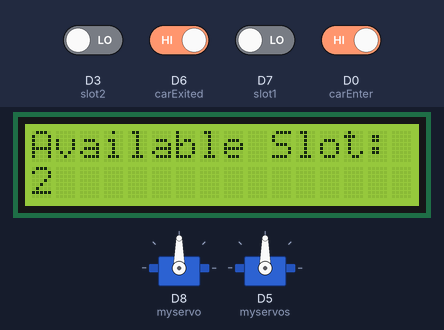
This sketch was run on a simulated ESP8266 (NodeMCU). Shown: 2 × servo, 16×2 character LCD. The test bench sets the inputs (shaded band); at power-on: D0 (carEnter), D6 (carExited) HIGH, D3 (slot2), D7 (slot1) LOW.

Above: at 3.2 s.
7.4 s: D0 (carEnter) driven LOW
At 8.6 s:
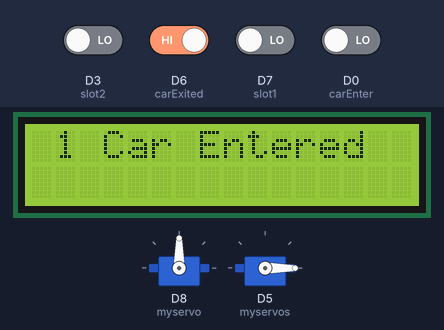
11.9 s: D0 (carEnter) driven HIGH
At 14.0 s:
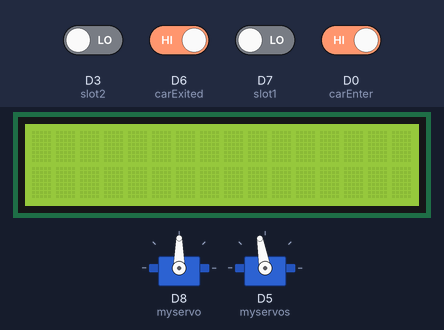
14.9 s: D6 (carExited) driven LOW
At 15.6 s:
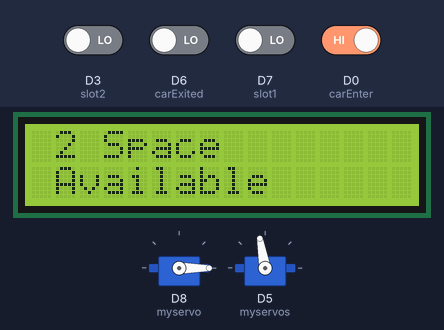
17.9 s: D0 (carEnter) driven LOW
At 22.0 s:
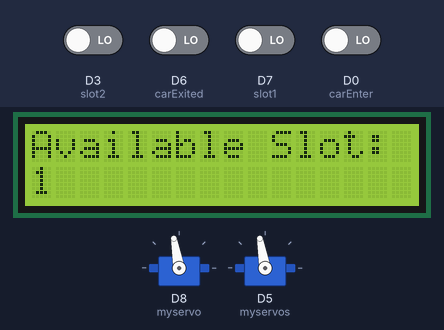
Timing chart, 0 to 23.4 s (numbered marks = the images above; inputs shaded):
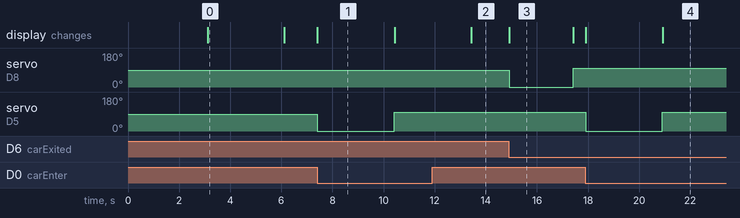

Measured:
- after the input at 7.4 s, servo on D5 (myservos): 90° → 0° at once, → 100° 3.0 s later; the display: changes at once (image 1)
- after the input at 11.9 s, servo on D5 (myservos): stays 100° (without the input it goes to 0° after 1.5 s)
- after the input at 14.9 s, servo on D8 (myservo): 90° → 0° at once, → 100° 2.5 s later; the display: changes at once (image 3)
- after the input at 17.9 s, servo on D5 (myservos): 100° → 0° at once, → 100° 3.0 s later; the display: first changes at once (image 4 shows a later state)
- what the display in image 0 shows lasts 3.0 s, from 3.1 s to 6.1 s
- what the display in image 3 shows lasts 2.5 s, from 14.9 s to 17.4 s

The sketch:

Final_Code.ino
```cpp
#include <Servo.h>                            // Library for Servo motors
#include <Wire.h>                             // Library for I2C protocol
#include <LiquidCrystal_I2C.h>                // Library for I2C LCD

Servo myservo;                                //servo as exit gate
Servo myservos;                                //servo as entry gate
LiquidCrystal_I2C lcd(0x3f,16,2);             // set the LCD Address

int carEnter  = D0;                          // entry sensor
int carExited = D6;                         //exit sensor
int slot1     = D7;
int slot2     = D3;
int count     = 0;
int CLOSE_ANGLE = 100;         // The closing angle of the servo motor arm
int OPEN_ANGLE = 0;            // The opening angle of the servo motor arm
int s1=0, s2=0;
int slot = 2;

boolean entrysensor, exitsensor;

void setup()
{
  Serial.begin (9600);
  Wire.begin(D2, D1);                            // i2c start
  myservo.attach(D8);                            // servo pin to D4
  myservos.attach(D5);                           // servo pin to D5 FOR ENTRY
  pinMode(carEnter, INPUT);                     // ir as input
  pinMode(carExited, INPUT);                      // ir as input
  pinMode(slot1, INPUT);
  pinMode(slot2, INPUT);
  lcd.begin(16,2);                              //begin lcd
  lcd.backlight();
  lcd.setCursor (0,0);
  lcd.print("  SMART PARKING   ");
  lcd.setCursor (0,1);
  lcd.print("     SYSTEM ");
  delay(3000);
  lcd.clear();
  lcd.setCursor(0,0);
  lcd.print("Available Slot:");
  lcd.setCursor(0,1);
  lcd.print(slot);
  delay(3000);
  lcd.clear();
}
void loop()
{
  entrysensor= !digitalRead(carEnter);
  exitsensor = !digitalRead(carExited);
  s1 = digitalRead(slot1);
  s2 = digitalRead(slot2);

   if (entrysensor == 1 && count<2)
   {
    count=  count+1;
    lcd.setCursor(1,0);
    lcd.print(count);
    lcd.print(" Car Entered");
    myservos.write(OPEN_ANGLE);
    delay(3000);
    myservos.write(CLOSE_ANGLE);
    lcd.clear();
    slot=slot - 1;
    lcd.setCursor(0,0);
    lcd.print("Available Slot: ");
    lcd.setCursor(0,1);
    lcd.print(slot);
    delay(3000);
    lcd.clear();
    if(count>=2)
    {
     delay(200);
     lcd.setCursor(1,0);
     lcd.print("Space Full");
     myservos.write(CLOSE_ANGLE);
    }
   }
   if (exitsensor == 1 && count>0)
   {
    count= count-1;
   if(count==1)
   {
    lcd.setCursor(1,0);
    lcd.clear();
    lcd.print(" 1 Space");
    lcd.setCursor(1,1);
    lcd.print("Available");
    myservo.write(OPEN_ANGLE);
    delay(2500);
    myservo.write(CLOSE_ANGLE);
    lcd.clear();
    slot = slot + 1;
   }

   if(count==0)
   {
    lcd.setCursor(1,0);
    lcd.print("2 Space");
    lcd.setCursor(1,1);
    lcd.print("Available");
    myservo.write(OPEN_ANGLE);
    delay(2500);
    myservo.write(CLOSE_ANGLE);
    lcd.clear();
    slot = slot + 1;
   }
 }
}
```
